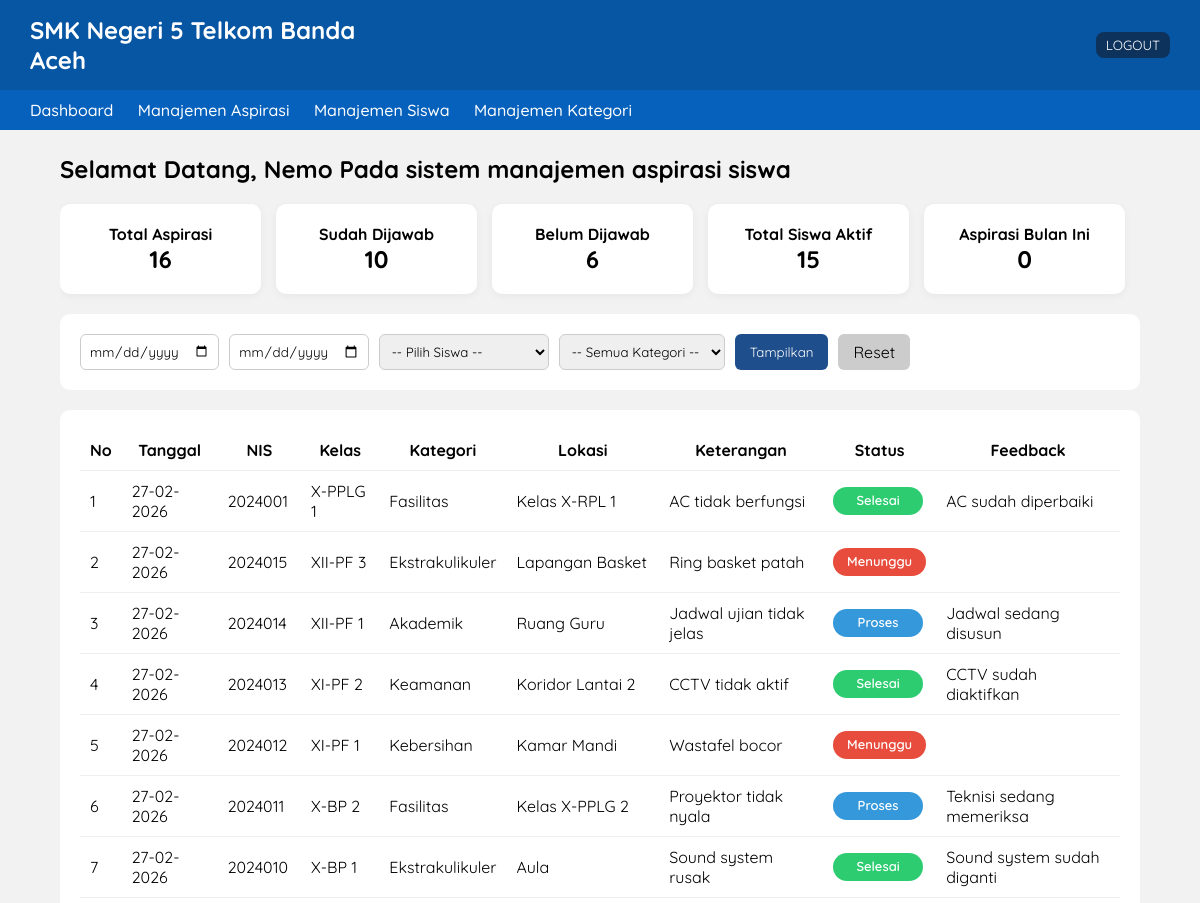
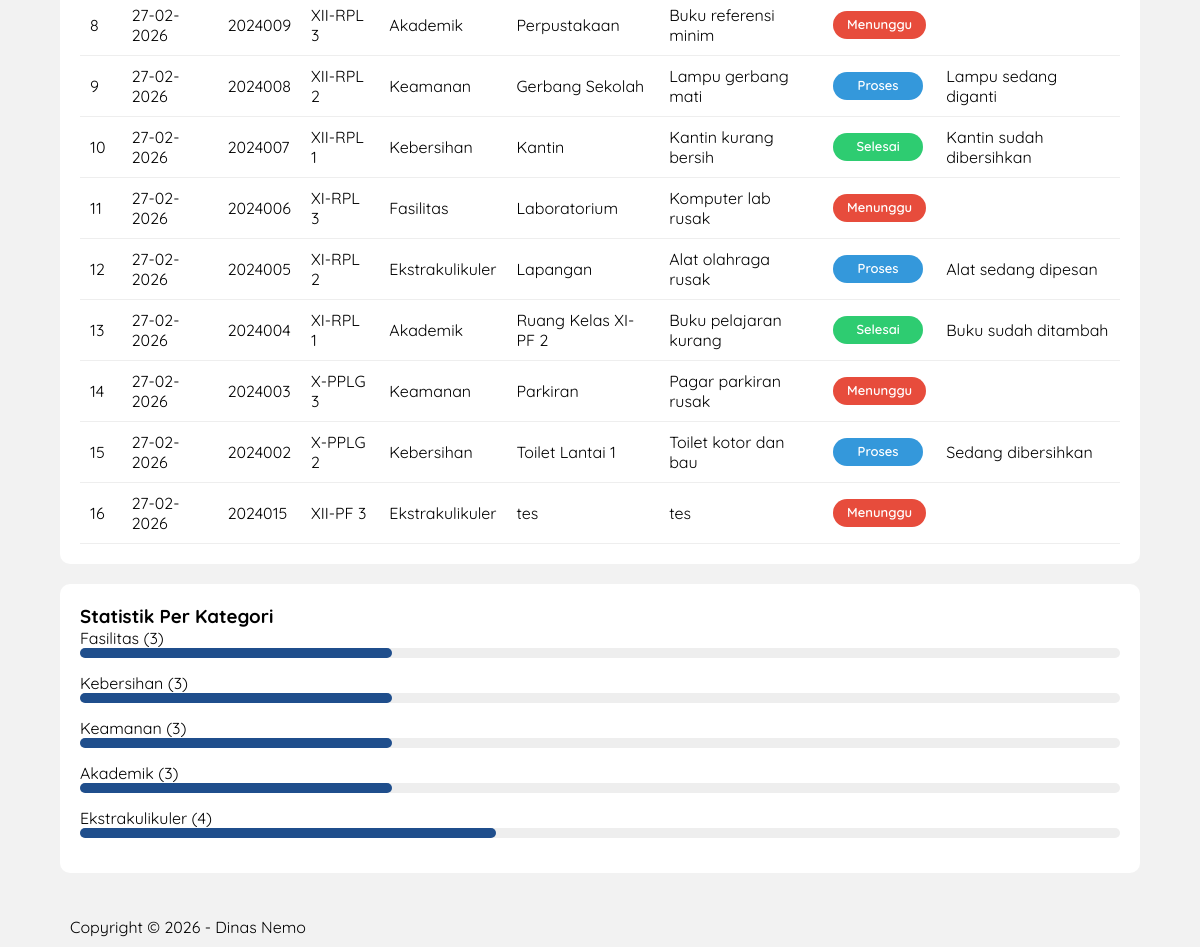
Screenshot of /dashboard.php (signed in) with the database file from the repository (2 pictures, top to bottom).
### tables this page shows
CREATE TABLE `input_aspirasi` (
  `id_pelaporan` int(5) NOT NULL,
  `nis` int(10) NOT NULL,
  `id_kategori` int(5) NOT NULL,
  `lokasi` varchar(50) DEFAULT NULL,
  `ket` varchar(50) DEFAULT NULL,
  `created_at` datetime DEFAULT current_timestamp()
);

CREATE TABLE `siswa` (
  `nis` int(10) NOT NULL,
  `kelas` varchar(10) NOT NULL
);

CREATE TABLE `kategori` (
  `id_kategori` int(5) NOT NULL,
  `ket_kategori` varchar(30) NOT NULL
);

CREATE TABLE `aspirasi` (
  `id_aspirasi` int(15) NOT NULL,
  `status` enum('Menunggu','Proses','Selesai') NOT NULL DEFAULT 'Menunggu',
  `id_pelaporan` int(5) NOT NULL,
  `feedback` text DEFAULT NULL
);

### dashboard.php (the view, shortened to what this page needs)
<?php
include 'db.php';
$where = "WHERE 1=1";
$query = mysqli_query($CON, "
SELECT i.*, s.kelas, k.ket_kategori, a.status, a.feedback
FROM input_aspirasi i
LEFT JOIN siswa s ON i.nis = s.nis
LEFT JOIN kategori k ON i.id_kategori = k.id_kategori
LEFT JOIN aspirasi a ON i.id_pelaporan = a.id_pelaporan
$where
ORDER BY i.created_at DESC
");
$q_total = mysqli_query($CON, "SELECT COUNT(*) as total FROM input_aspirasi");
$total_aspirasi = mysqli_fetch_array($q_total)['total'];
$q_selesai = mysqli_query($CON, "SELECT COUNT(*) as total FROM aspirasi WHERE feedback IS NOT NULL AND feedback !=''");
$sudah_dijawab = mysqli_fetch_array($q_selesai)['total'];
$q_belum = mysqli_query($CON, "
SELECT COUNT(*) as total
FROM input_aspirasi i
LEFT JOIN aspirasi a ON i.id_pelaporan = a.id_pelaporan
WHERE a.id_pelaporan IS NULL OR a.feedback IS NULL OR a.feedback=''
");
$belum_dijawab = mysqli_fetch_array($q_belum)['total'];
$q_siswa = mysqli_query($CON, "SELECT COUNT(*) as total FROM siswa");
$total_siswa = mysqli_fetch_array($q_siswa)['total'];
$q_bulan = mysqli_query($CON, "
SELECT COUNT(*) as total
FROM input_aspirasi
WHERE MONTH(created_at)=MONTH(CURRENT_DATE())
AND YEAR(created_at)=YEAR(CURRENT_DATE())
");
$aspirasi_bulan_ini = mysqli_fetch_array($q_bulan)['total'];
$stat_kategori = mysqli_query($CON, "
SELECT k.ket_kategori, COUNT(*) as total
FROM input_aspirasi i
JOIN kategori k ON i.id_kategori = k.id_kategori
GROUP BY k.id_kategori
");
?>
<!DOCTYPE html>
<html>
<head>
    <link rel="stylesheet" href="css/style.css">
</head>
<body>
    <div class="navbar">
        <div class="logo">SMK Negeri 5 Telkom Banda Aceh </div>
        <div class="user">
            <button class="btn-log"><a href="index.php">LOGOUT</a></button>
        </div>
    </div>
    <div class="menu">
        <a href="dashboard.php">Dashboard</a>
        <a href="manajemen_aspirasi.php">Manajemen Aspirasi</a>
        <a href="manajemen_siswa.php">Manajemen Siswa</a>
        <a href="manajemen_kategori.php">Manajemen Kategori</a>
    </div>
    <div class="container">
        <h2>Selamat Datang, <?php echo $_SESSION['a_global']->username ?> Pada sistem manajemen aspirasi siswa</h2>
        <div class="card-container">
            <div class="card-total">
                <h4>Total Aspirasi</h4>
                <h2><?= $total_aspirasi ?></h2>
            </div>
            <div class="card-total">
                <h4>Sudah Dijawab</h4>
                <h2><?= $sudah_dijawab ?></h2>
            </div>
            <div class="card-total">
                <h4>Belum Dijawab</h4>
                <h2><?= $belum_dijawab ?></h2>
            </div>
            <div class="card-total">
                <h4>Total Siswa Aktif</h4>
                <h2><?= $total_siswa ?></h2>
            </div>
            <div class="card-total">
                <h4>Aspirasi Bulan Ini</h4>
                <h2><?= $aspirasi_bulan_ini ?></h2>
            </div>
        </div>
        <div class="filter-box">
            <form method="GET">
                <input type="date" name="tanggal_dari">
                <input type="date" name="tanggal_sampai">
                <select name="nis">
                    <option value="">-- Pilih Siswa --</option>
                </select>
                <select name="kategori">
                    <option value="">-- Semua Kategori --</option>
                </select>
                <button type="submit" class="btn-primary">Tampilkan</button>
                <a href="dashboard.php" class="btn-reset">Reset</a>
            </form>
        </div>
        <div class="table-box">
            <table>
                <thead>
                    <tr>
                        <th>No</th>
                        <th>Tanggal</th>
                        <th>NIS</th>
                        <th>Kelas</th>
                        <th>Kategori</th>
                        <th>Lokasi</th>
                        <th>Keterangan</th>
                        <th>Status</th>
                        <th>Feedback</th>
                    </tr>
                </thead>
                <tbody>
                    <?php $no = 1;
                    while ($row = mysqli_fetch_array($query)) { ?>
                        <tr>
                            <td><?= $no++ ?></td>
                            <td><?= date('d-m-Y', strtotime($row['created_at'])) ?></td>
                            <td><?= $row['nis'] ?></td>
                            <td><?= $row['kelas'] ?></td>
                            <td><?= $row['ket_kategori'] ?></td>
                            <td><?= $row['lokasi'] ?></td>
                            <td><?= $row['ket'] ?></td>
                            <td>
                                <?php
                                if ($row['status'] == 'Proses') {
                                    echo '<span class="badge primary">Proses</span>';
                                } elseif ($row['status'] == 'Selesai') {
                                    echo '<span class="badge success">Selesai</span>';
                                } else {
                                    echo '<span class="badge danger">Menunggu</span>';
                                }
                                ?>
                            </td>
                            <td><?= $row['feedback'] ?></td>
                        </tr>
                    <?php } ?>
                </tbody>
            </table>
        </div>
        <div class="stat-box">
            <h3>Statistik Per Kategori</h3>
            <?php while ($sk = mysqli_fetch_array($stat_kategori)) { ?>
                <div class="progress-item">
                    <label><?= $sk['ket_kategori'] ?> (<?= $sk['total'] ?>)</label>
                    <div class="progress-bar">
                        <div class="progress-fill" style="width:<?= $sk['total'] * 10 ?>%"></div>
                    </div>
                </div>
            <?php } ?>
        </div>
    </div>
    <footer class="container">
        Copyright &copy; 2026 - Dinas Nemo
    </footer>
</body>
</html>

### css/style.css (style rules this page uses)
* { margin: 0; padding: 0; box-sizing: border-box; font-family: 'Quicksand', sans-serif; }
body { background: #f2f2f2; }
a { text-decoration: none; }
.navbar { background: #0756a4; color: white; padding: 15px 30px; display: flex; justify-content: space-between; align-items: center; }
.navbar a { color: white; text-decoration: none; }
.menu { background: #0661bc; padding: 10px 30px; }
.menu a { color: white; margin-right: 20px; text-decoration: none; }
.card-container { display: flex; gap: 20px; margin-top: 20px; justify-content: center; flex-wrap: wrap; width: 100%; box-sizing: border-box; }
.logo { font-size: 24px; font-weight: bold; margin-right: 62%; }
.menu { font-size: 16px; font-weight: 500; text-decoration: none; margin-right: 15px; width: 100%; }
.btn-log { padding: 5px 10px; background-color: #0d325c; color: #fff; border: none; border-radius: 8px; cursor: pointer; text-decoration: none; }
.container { width: 90%; padding-top: 2%; margin: 0 auto; overflow: hidden; }
.container ::after { content: ""; display: block; clear: both; }
footer { padding: 10px; margin-top: 20px; }
.filter-box, .table-box, .stat-box { background: #fff; padding: 20px; border-radius: 10px; margin-bottom: 20px; }
.filter-box form { display: flex; gap: 10px; flex-wrap: wrap; }
input, select { padding: 8px; border: 1px solid #ccc; border-radius: 6px; }
.btn-primary { background: #1f4e8c; color: #fff; padding: 8px 15px; border: none; border-radius: 6px; cursor: pointer; }
.btn-reset { background: #ccc; padding: 8px 15px; border-radius: 6px; text-decoration: none; color: #000; }
table { width: 100%; border-collapse: collapse; }
table th, table td { padding: 10px; border-bottom: 1px solid #eee; }
.badge { display: inline-block; padding: 6px 14px; border-radius: 20px; color: #fff; font-size: 13px; font-weight: 600; text-align: center; line-height: 1.2; min-width: 90px; }
.primary { background: #3498db; }
.success { background: #2ecc71; }
.danger { background: #e74c3c; }
.card-container { display: flex; gap: 15px; flex-wrap: wrap; margin-bottom: 20px; }
.card-total { background: #fff; padding: 20px; border-radius: 10px; flex: 1; min-width: 180px; box-shadow: 0 2px 8px rgba(0, 0, 0, 0.05); text-align: center; }
.progress-item { margin-bottom: 15px; }
.progress-bar { background: #eee; height: 10px; border-radius: 10px; }
.progress-fill { background: #1f4e8c; height: 10px; border-radius: 10px; }

### rows the page displays
input_aspirasi: created_at "27-02-2026", nis "2024001", nis.kelas "X-PPLG 1", id_kategori.ket_kategori "Fasilitas", lokasi "Kelas X-RPL 1", ket "AC tidak berfungsi", shows "Selesai", aspirasi.feedback "AC sudah diperbaiki"
input_aspirasi: created_at "27-02-2026", nis "2024015", nis.kelas "XII-PF 3", id_kategori.ket_kategori "Ekstrakulikuler", lokasi "Lapangan Basket", ket "Ring basket patah", shows "Menunggu"
input_aspirasi: created_at "27-02-2026", nis "2024014", nis.kelas "XII-PF 1", id_kategori.ket_kategori "Akademik", lokasi "Ruang Guru", ket "Jadwal ujian tidak jelas", shows "Proses", aspirasi.feedback "Jadwal sedang disusun"
input_aspirasi: created_at "27-02-2026", nis "2024013", nis.kelas "XI-PF 2", id_kategori.ket_kategori "Keamanan", lokasi "Koridor Lantai 2", ket "CCTV tidak aktif", shows "Selesai", aspirasi.feedback "CCTV sudah diaktifkan"
input_aspirasi: created_at "27-02-2026", nis "2024012", nis.kelas "XI-PF 1", id_kategori.ket_kategori "Kebersihan", lokasi "Kamar Mandi", ket "Wastafel bocor", shows "Menunggu"
input_aspirasi: created_at "27-02-2026", nis "2024011", nis.kelas "X-BP 2", id_kategori.ket_kategori "Fasilitas", lokasi "Kelas X-PPLG 2", ket "Proyektor tidak nyala", shows "Proses", aspirasi.feedback "Teknisi sedang memeriksa"
input_aspirasi: created_at "27-02-2026", nis "2024010", nis.kelas "X-BP 1", id_kategori.ket_kategori "Ekstrakulikuler", lokasi "Aula", ket "Sound system rusak", shows "Selesai", aspirasi.feedback "Sound system sudah diganti"
input_aspirasi: created_at "27-02-2026", nis "2024009", nis.kelas "XII-RPL 3", id_kategori.ket_kategori "Akademik", lokasi "Perpustakaan", ket "Buku referensi minim", shows "Menunggu"
input_aspirasi: created_at "27-02-2026", nis "2024008", nis.kelas "XII-RPL 2", id_kategori.ket_kategori "Keamanan", lokasi "Gerbang Sekolah", ket "Lampu gerbang mati", shows "Proses", aspirasi.feedback "Lampu sedang diganti"
input_aspirasi: created_at "27-02-2026", nis "2024007", nis.kelas "XII-RPL 1", id_kategori.ket_kategori "Kebersihan", lokasi "Kantin", ket "Kantin kurang bersih", shows "Selesai", aspirasi.feedback "Kantin sudah dibersihkan"
input_aspirasi: created_at "27-02-2026", nis "2024006", nis.kelas "XI-RPL 3", id_kategori.ket_kategori "Fasilitas", lokasi "Laboratorium", ket "Komputer lab rusak", shows "Menunggu"
input_aspirasi: created_at "27-02-2026", nis "2024005", nis.kelas "XI-RPL 2", id_kategori.ket_kategori "Ekstrakulikuler", lokasi "Lapangan", ket "Alat olahraga rusak", shows "Proses", aspirasi.feedback "Alat sedang dipesan"
input_aspirasi: created_at "27-02-2026", nis "2024004", nis.kelas "XI-RPL 1", id_kategori.ket_kategori "Akademik", lokasi "Ruang Kelas XI-PF 2", ket "Buku pelajaran kurang", shows "Selesai", aspirasi.feedback "Buku sudah ditambah"
input_aspirasi: created_at "27-02-2026", nis "2024003", nis.kelas "X-PPLG 3", id_kategori.ket_kategori "Keamanan", lokasi "Parkiran", ket "Pagar parkiran rusak", shows "Menunggu"
input_aspirasi: created_at "27-02-2026", nis "2024002", nis.kelas "X-PPLG 2", id_kategori.ket_kategori "Kebersihan", lokasi "Toilet Lantai 1", ket "Toilet kotor dan bau", shows "Proses", aspirasi.feedback "Sedang dibersihkan"
input_aspirasi: created_at "27-02-2026", nis "2024015", nis.kelas "XII-PF 3", id_kategori.ket_kategori "Ekstrakulikuler", lokasi "tes", ket "tes", shows "Menunggu"

### other values shown
$_SESSION['a_global']->username "Nemo"
$total_aspirasi "16"
$sudah_dijawab "10"
$belum_dijawab "6"
$total_siswa "15"
$aspirasi_bulan_ini "0"
$sk['ket_kategori'] "Fasilitas"
$sk['total'] "3"
$sk['ket_kategori'] "Kebersihan"
$sk['ket_kategori'] "Keamanan"
$sk['ket_kategori'] "Akademik"
$sk['ket_kategori'] "Ekstrakulikuler"
$sk['total'] "4"
